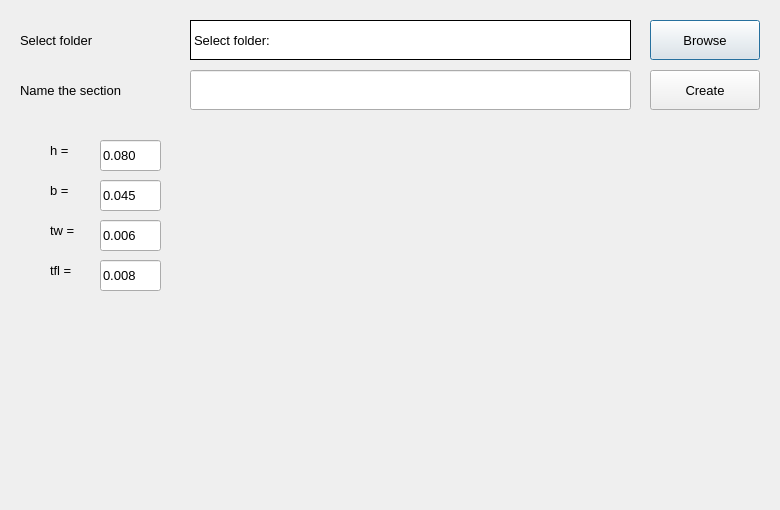
<?xml version="1.0" encoding="UTF-8"?>
<ui version="4.0">
 <class>Dialog_Channel</class>
 <widget class="QDialog" name="Dialog_Channel">
  <property name="geometry">
   <rect>
    <x>0</x>
    <y>0</y>
    <width>780</width>
    <height>510</height>
   </rect>
  </property>
  <property name="windowTitle">
   <string>Channel</string>
  </property>
  <widget class="QLabel" name="label_justdisplay_3">
   <property name="geometry">
    <rect>
     <x>50</x>
     <y>130</y>
     <width>41</width>
     <height>41</height>
    </rect>
   </property>
   <property name="font">
    <font>
     <pointsize>10</pointsize>
    </font>
   </property>
   <property name="text">
    <string>h = </string>
   </property>
  </widget>
  <widget class="QLabel" name="label_justdisplay_4">
   <property name="geometry">
    <rect>
     <x>50</x>
     <y>170</y>
     <width>41</width>
     <height>41</height>
    </rect>
   </property>
   <property name="font">
    <font>
     <pointsize>10</pointsize>
    </font>
   </property>
   <property name="text">
    <string>b = </string>
   </property>
  </widget>
  <widget class="QLabel" name="label_justdisplay_5">
   <property name="geometry">
    <rect>
     <x>50</x>
     <y>210</y>
     <width>41</width>
     <height>41</height>
    </rect>
   </property>
   <property name="font">
    <font>
     <pointsize>10</pointsize>
    </font>
   </property>
   <property name="text">
    <string>tw = </string>
   </property>
  </widget>
  <widget class="QLabel" name="label_justdisplay_6">
   <property name="geometry">
    <rect>
     <x>50</x>
     <y>250</y>
     <width>41</width>
     <height>41</height>
    </rect>
   </property>
   <property name="font">
    <font>
     <pointsize>10</pointsize>
    </font>
   </property>
   <property name="text">
    <string>tfl = </string>
   </property>
  </widget>
  <widget class="QLineEdit" name="lineEdit_h">
   <property name="geometry">
    <rect>
     <x>100</x>
     <y>140</y>
     <width>61</width>
     <height>31</height>
    </rect>
   </property>
   <property name="font">
    <font>
     <pointsize>10</pointsize>
    </font>
   </property>
   <property name="text">
    <string>0.080</string>
   </property>
  </widget>
  <widget class="QLineEdit" name="lineEdit_b">
   <property name="geometry">
    <rect>
     <x>100</x>
     <y>180</y>
     <width>61</width>
     <height>31</height>
    </rect>
   </property>
   <property name="font">
    <font>
     <pointsize>10</pointsize>
    </font>
   </property>
   <property name="text">
    <string>0.045</string>
   </property>
  </widget>
  <widget class="QLineEdit" name="lineEdit_tw">
   <property name="geometry">
    <rect>
     <x>100</x>
     <y>220</y>
     <width>61</width>
     <height>31</height>
    </rect>
   </property>
   <property name="font">
    <font>
     <pointsize>10</pointsize>
    </font>
   </property>
   <property name="text">
    <string>0.006</string>
   </property>
  </widget>
  <widget class="QLineEdit" name="lineEdit_tfl">
   <property name="geometry">
    <rect>
     <x>100</x>
     <y>260</y>
     <width>61</width>
     <height>31</height>
    </rect>
   </property>
   <property name="font">
    <font>
     <pointsize>10</pointsize>
    </font>
   </property>
   <property name="text">
    <string>0.008</string>
   </property>
  </widget>
  <widget class="QLabel" name="label_justdisplay_2">
   <property name="geometry">
    <rect>
     <x>20</x>
     <y>70</y>
     <width>171</width>
     <height>40</height>
    </rect>
   </property>
   <property name="font">
    <font>
     <pointsize>10</pointsize>
    </font>
   </property>
   <property name="text">
    <string>Name the section</string>
   </property>
  </widget>
  <widget class="QLabel" name="label_justdisplay">
   <property name="geometry">
    <rect>
     <x>20</x>
     <y>20</y>
     <width>170</width>
     <height>40</height>
    </rect>
   </property>
   <property name="font">
    <font>
     <pointsize>10</pointsize>
    </font>
   </property>
   <property name="text">
    <string>Select folder</string>
   </property>
  </widget>
  <widget class="QPushButton" name="pushButton_DefineFolder">
   <property name="geometry">
    <rect>
     <x>650</x>
     <y>20</y>
     <width>110</width>
     <height>40</height>
    </rect>
   </property>
   <property name="font">
    <font>
     <pointsize>10</pointsize>
    </font>
   </property>
   <property name="text">
    <string>Browse</string>
   </property>
  </widget>
  <widget class="QPushButton" name="pushButton_CreateSection">
   <property name="geometry">
    <rect>
     <x>650</x>
     <y>70</y>
     <width>110</width>
     <height>40</height>
    </rect>
   </property>
   <property name="font">
    <font>
     <pointsize>10</pointsize>
    </font>
   </property>
   <property name="text">
    <string>Create</string>
   </property>
  </widget>
  <widget class="QLabel" name="label_CreateFolder">
   <property name="geometry">
    <rect>
     <x>190</x>
     <y>20</y>
     <width>441</width>
     <height>40</height>
    </rect>
   </property>
   <property name="font">
    <font>
     <pointsize>10</pointsize>
    </font>
   </property>
   <property name="styleSheet">
    <string notr="true">background-color: rgb(255, 255, 255);</string>
   </property>
   <property name="frameShape">
    <enum>QFrame::Panel</enum>
   </property>
   <property name="frameShadow">
    <enum>QFrame::Plain</enum>
   </property>
   <property name="text">
    <string>Select folder:</string>
   </property>
  </widget>
  <widget class="QLineEdit" name="lineEdit_SectionName">
   <property name="geometry">
    <rect>
     <x>190</x>
     <y>70</y>
     <width>441</width>
     <height>40</height>
    </rect>
   </property>
   <property name="font">
    <font>
     <pointsize>10</pointsize>
    </font>
   </property>
   <property name="text">
    <string/>
   </property>
  </widget>
  <widget class="QLabel" name="label_image">
   <property name="geometry">
    <rect>
     <x>190</x>
     <y>140</y>
     <width>318</width>
     <height>353</height>
    </rect>
   </property>
   <property name="text">
    <string/>
   </property>
   <property name="pixmap">
    <pixmap>photos/Channel.jpg</pixmap>
   </property>
   <property name="scaledContents">
    <bool>true</bool>
   </property>
  </widget>
 </widget>
 <resources/>
 <connections/>
</ui>
